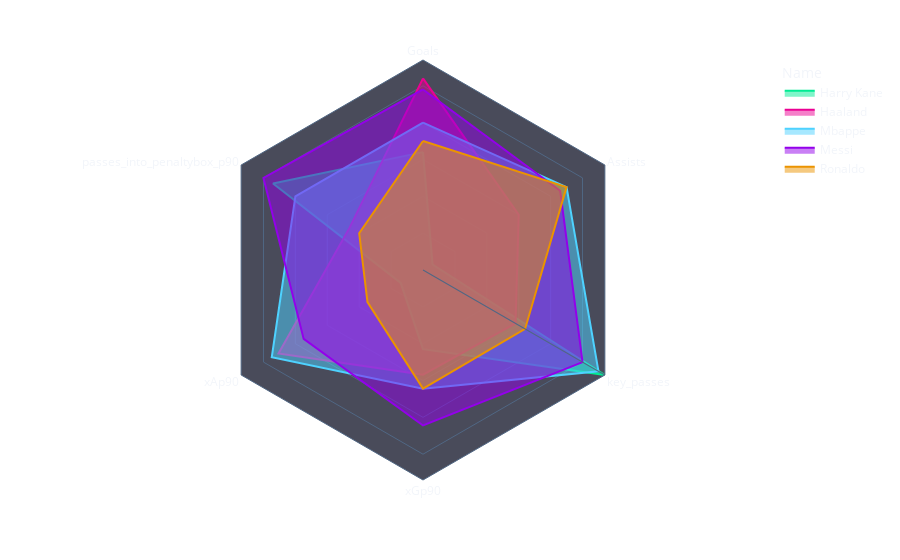

Write notebook code for a chart like this one.
### Code cell
import csv
import pandas as pd
import plotly.express as px
from plotly.subplots import make_subplots

# Define fields and rows
fields = ['Name', 'Goals', 'Assists', 'key_passes', 'xGp90', 'xAp90', 'passes_into_penaltybox_p90']

rows = [['Harry Kane', 32, 3, 57, 21.5, 7.0, 47],
        ['Haaland', 52, 30,  29, 28.4, 45.3, 23],
        ['Mbappe', 40, 45, 55, 32.2, 47.4, 40],
        ['Messi', 49, 43, 50, 42.2, 37.4, 50],
        ['Ronaldo', 35, 45, 32, 32.2, 17.4, 20]
        ]

# Write data to CSV file
filename = "football_stats.csv"
with open(filename, 'w', newline='') as csvfile:
    csvwriter = csv.writer(csvfile)
    csvwriter.writerow(fields)
    csvwriter.writerows(rows)

# Read data using Pandas
df = pd.read_csv(filename)

# Reshape the data for the radar plot
df_melted = pd.melt(df, id_vars=['Name'], value_vars=fields[1:], var_name='Stat')

# Create a radar plot using Plotly Express with filled area
fig = px.line_polar(df_melted, r='value', theta='Stat', line_close=True, color='Name',
                    color_discrete_sequence=["#00eb93","#eb0093", "#4ed2ff","#9300eb","#eb9300"],
                    template="plotly_dark")
fig.update_polars(angularaxis_showgrid=False,
                  radialaxis_gridwidth=0,
                  gridshape='linear',
                  bgcolor="#494b5a",
                  radialaxis_showticklabels=False
                  )



fig.update_layout(paper_bgcolor="rgba(0, 0, 0, 0)",plot_bgcolor="rgba(0, 0, 0, 0)")

# Fill the area under the radar lines
fig.update_traces(fill='toself')

fig.show()

### Figure 1 — Plotly figure (JSON) as saved in the notebook; plotly's stock layout.template omitted (floating-point values rounded to 4 significant figures)
{"data": [{"fill": "toself", "hovertemplate": "Name=Harry Kane<br>value=%{r}<br>Stat=%{theta}<extra></extra>", "legendgroup": "Harry Kane", "line": {"color": "#00eb93", "dash": "solid"}, "marker": {"symbol": "circle"}, "mode": "lines", "name": "Harry Kane", "r": [32, 3, 57, 21.5, 7, 47, 32], "showlegend": true, "subplot": "polar", "theta": ["Goals", "Assists", "key_passes", "xGp90", "xAp90", "passes_into_penaltybox_p90", "Goals"], "type": "scatterpolar"}, {"fill": "toself", "hovertemplate": "Name=Haaland<br>value=%{r}<br>Stat=%{theta}<extra></extra>", "legendgroup": "Haaland", "line": {"color": "#eb0093", "dash": "solid"}, "marker": {"symbol": "circle"}, "mode": "lines", "name": "Haaland", "r": [52, 30, 29, 28.4, 45.3, 23, 52], "showlegend": true, "subplot": "polar", "theta": ["Goals", "Assists", "key_passes", "xGp90", "xAp90", "passes_into_penaltybox_p90", "Goals"], "type": "scatterpolar"}, {"fill": "toself", "hovertemplate": "Name=Mbappe<br>value=%{r}<br>Stat=%{theta}<extra></extra>", "legendgroup": "Mbappe", "line": {"color": "#4ed2ff", "dash": "solid"}, "marker": {"symbol": "circle"}, "mode": "lines", "name": "Mbappe", "r": [40, 45, 55, 32.2, 47.4, 40, 40], "showlegend": true, "subplot": "polar", "theta": ["Goals", "Assists", "key_passes", "xGp90", "xAp90", "passes_into_penaltybox_p90", "Goals"], "type": "scatterpolar"}, {"fill": "toself", "hovertemplate": "Name=Messi<br>value=%{r}<br>Stat=%{theta}<extra></extra>", "legendgroup": "Messi", "line": {"color": "#9300eb", "dash": "solid"}, "marker": {"symbol": "circle"}, "mode": "lines", "name": "Messi", "r": [49, 43, 50, 42.2, 37.4, 50, 49], "showlegend": true, "subplot": "polar", "theta": ["Goals", "Assists", "key_passes", "xGp90", "xAp90", "passes_into_penaltybox_p90", "Goals"], "type": "scatterpolar"}, {"fill": "toself", "hovertemplate": "Name=Ronaldo<br>value=%{r}<br>Stat=%{theta}<extra></extra>", "legendgroup": "Ronaldo", "line": {"color": "#eb9300", "dash": "solid"}, "marker": {"symbol": "circle"}, "mode": "lines", "name": "Ronaldo", "r": [35, 45, 32, 32.2, 17.4, 20, 35], "showlegend": true, "subplot": "polar", "theta": ["Goals", "Assists", "key_passes", "xGp90", "xAp90", "passes_into_penaltybox_p90", "Goals"], "type": "scatterpolar"}], "layout": {"legend": {"title": {"text": "Name"}, "tracegroupgap": 0}, "margin": {"t": 60}, "paper_bgcolor": "rgba(0, 0, 0, 0)", "plot_bgcolor": "rgba(0, 0, 0, 0)", "polar": {"angularaxis": {"direction": "clockwise", "rotation": 90, "showgrid": false}, "bgcolor": "#494b5a", "domain": {"x": [0, 1], "y": [0, 1]}, "gridshape": "linear", "radialaxis": {"gridwidth": 0, "showticklabels": false}}}}
